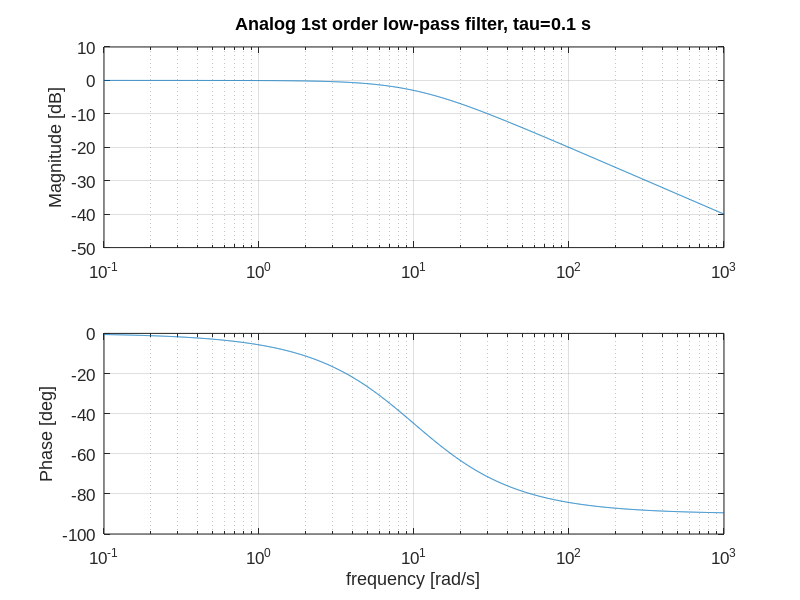
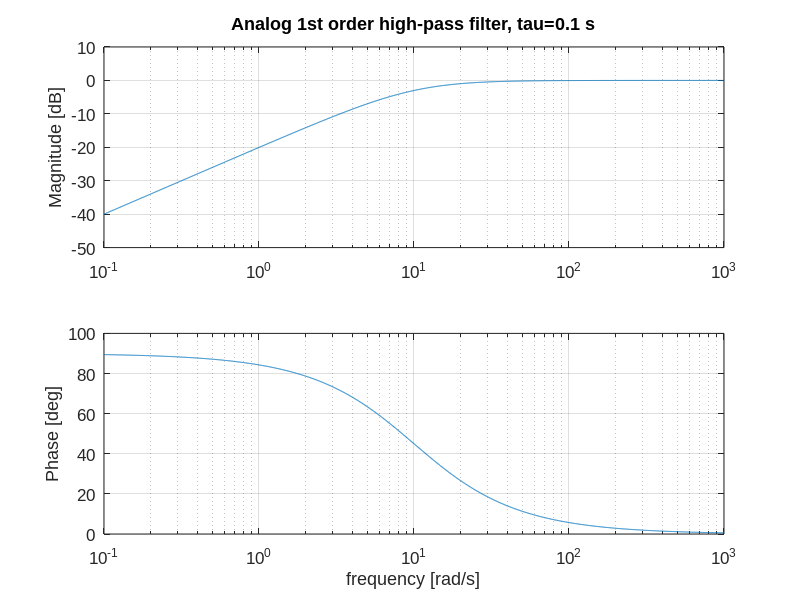
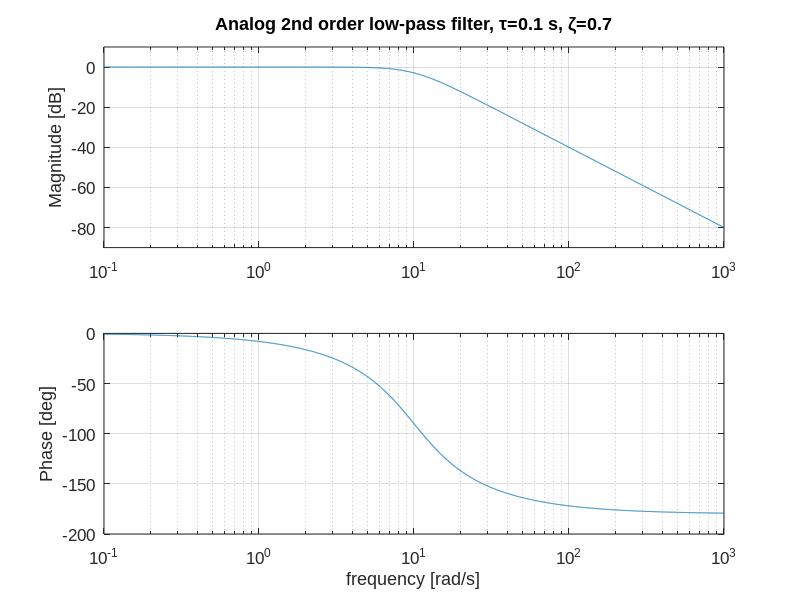
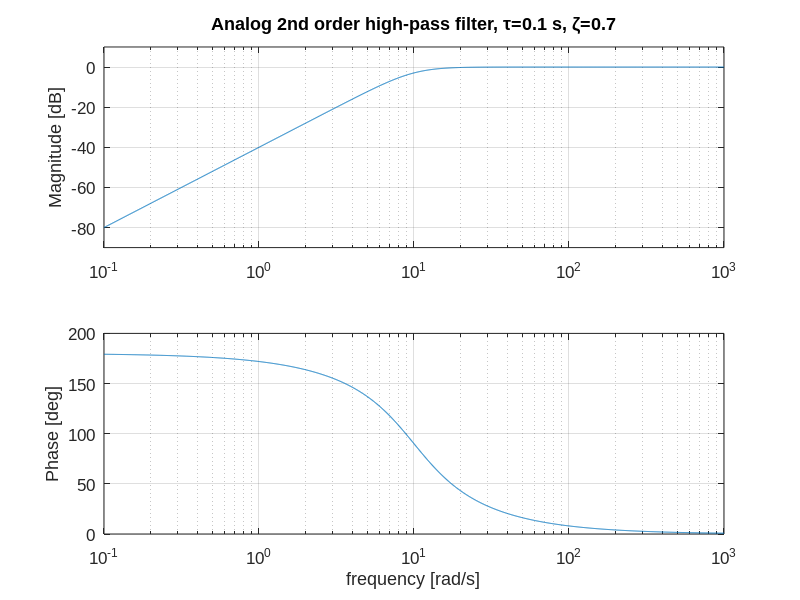

Here is the MATLAB script that generated these plots, in order:
%
clear
clc
close all

pkg load control

s = tf('s');

cutoff = 1;
tau = 1/10^cutoff;
wc = 1/tau;
omega_arr = logspace(cutoff-2, cutoff+2, 2000);


## lpf 1

figure(1);
lpf1 = 1/(tau*s + 1);
[magn, phase] = bode(lpf1, omega_arr);

subplot(2,1,1)
semilogx(omega_arr, 20*log10(magn(:)))
set(gca,'FontSize',12,'Fontname','arial');
title('Analog 1st order low-pass filter, tau=0.1 s')
ylabel('Magnitude [dB]')
grid on;
ylim([-50 10]);
subplot(2,1,2)
semilogx(omega_arr,phase(:))
set(gca,'FontSize',12,'Fontname','arial');
xlabel('frequency [rad/s]')
ylabel('Phase [deg]')
grid on;
#print -dpng lpf_1st.png

## hpf

figure(2);
hpf1 = tau*s/(tau*s + 1);
[magn, phase] = bode(hpf1, omega_arr);

subplot(2,1,1)
semilogx(omega_arr, 20*log10(magn(:)))
set(gca,'FontSize',12,'Fontname','arial');
title('Analog 1st order high-pass filter, tau=0.1 s')
ylabel('Magnitude [dB]')
grid on;
ylim([-50 10]);
subplot(2,1,2)
semilogx(omega_arr,phase(:))
set(gca,'FontSize',12,'Fontname','arial');
xlabel('frequency [rad/s]')
ylabel('Phase [deg]')
grid on;
#print -dpng hpf_1st.png


## lpf 2

figure(3);
zeta = 0.7;
lpf2 = 1/((tau*s)^2 + 2*zeta*tau*s + 1);
#lpf2 = wc^2/((s)^2 + 2*zeta*wc*s + wc^2);
[magn, phase] = bode(lpf2, omega_arr);

subplot(2,1,1)
semilogx(omega_arr, 20*log10(magn(:)))
set(gca,'FontSize',12,'Fontname','arial');
title('Analog 2nd order low-pass filter, \tau=0.1 s, \zeta=0.7')
ylabel('Magnitude [dB]')
grid on;
ylim([-90 10]);
subplot(2,1,2)
semilogx(omega_arr,phase(:))
set(gca,'FontSize',12,'Fontname','arial');
xlabel('frequency [rad/s]')
ylabel('Phase [deg]')
grid on;
#print -dpng lpf_2nd.png

## hpf 2

figure(4);
zeta = 0.7;
#hpf2 = (tau*s)^2/((tau*s)^2 + 2*zeta*tau*s + 1);
hpf2 = s^2/(s^2 + 2*zeta*wc*s + wc^2);
[magn, phase] = bode(hpf2, omega_arr);

subplot(2,1,1)
semilogx(omega_arr, 20*log10(magn(:)))
set(gca,'FontSize',12,'Fontname','arial');
title('Analog 2nd order high-pass filter, \tau=0.1 s, \zeta=0.7')
ylabel('Magnitude [dB]')
grid on;
ylim([-90 10]);
subplot(2,1,2)
semilogx(omega_arr,phase(:))
set(gca,'FontSize',12,'Fontname','arial');
xlabel('frequency [rad/s]')
ylabel('Phase [deg]')
grid on;
#print -dpng hpf_2nd.png



## bpf

figure(5);
zeta = 0.7;
bpf = 2*zeta*wc*s/(s^2 + 2*zeta*wc*s + wc^2);
[magn, phase] = bode(bpf, omega_arr);

subplot(2,1,1)
semilogx(omega_arr, 20*log10(magn(:)))
set(gca,'FontSize',12,'Fontname','arial');
title('Analog band-pass filter, tau=0.1 s, zeta=0.7')
ylabel('Magnitude [dB]')
grid on;
ylim([-40 10]);
subplot(2,1,2)
semilogx(omega_arr,phase(:))
set(gca,'FontSize',12,'Fontname','arial');
xlabel('frequency [rad/s]')
ylabel('Phase [deg]')
grid on;
#print -dpng bpf.png



## bsf

figure(6);

zeta = 0.7;
damping = 1/100;
bsf = (s^2 + 2*damping*zeta*wc*s + wc^2)/(s^2 + 2*zeta*wc*s + wc^2);
[magn, phase] = bode(bsf, omega_arr);

subplot(2,1,1)
semilogx(omega_arr, 20*log10(magn(:)))
set(gca,'FontSize',12,'Fontname','arial');
title('Analog band-stop filter, tau=0.1 s, zeta=0.7, damping 40dB')
ylabel('Magnitude [dB]')
grid on;
ylim([-50 10]);
subplot(2,1,2)
semilogx(omega_arr,phase(:))
set(gca,'FontSize',12,'Fontname','arial');
xlabel('frequency [rad/s]')
ylabel('Phase [deg]')
grid on;



## integrator 1

figure(7);

integrator = tau/(tau*s + 1);
[magn, phase] = bode(integrator, omega_arr);

subplot(2,1,1)
semilogx(omega_arr, 20*log10(magn(:)))
set(gca,'FontSize',12,'Fontname','arial');
title('Integrator with finite dc-gain, tau=0.1 s')
ylabel('Magnitude [dB]')
grid on;
ylim([-70 -10]);
subplot(2,1,2)
semilogx(omega_arr,phase(:))
set(gca,'FontSize',12,'Fontname','arial');
xlabel('frequency [rad/s]')
ylabel('Phase [deg]')
grid on;
#print -dpng integrator.png




